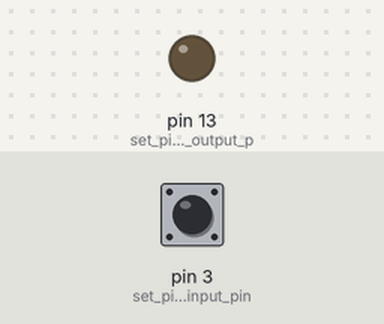
Bench run of a sketch on a simulated Arduino Uno, built with avr-gcc and run on an emulated ATmega328P. Parts: output pins drawn as LEDs (lit = HIGH). The inputs (shaded band) are chosen by the test bench; at power-on: pin 3 (set_pin_3_as_an_input_pin) LOW.

Above: at 1.2 s.
1.3 s: pin 3 (set_pin_3_as_an_input_pin) pulled HIGH for 0.15 s
At 1.37 s:
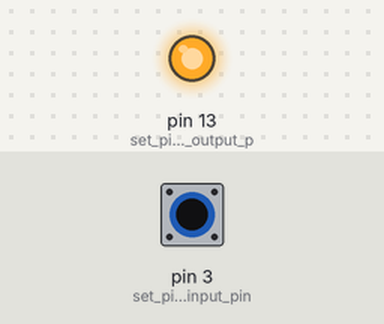
2.9 s: pin 3 (set_pin_3_as_an_input_pin) pulled HIGH for 3.2 s
At 6.6 s:
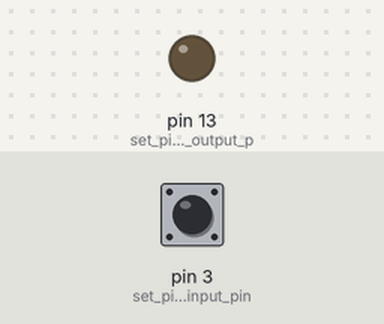
Timing chart, 0 to 8.1 s (numbered marks = the images above; inputs shaded):
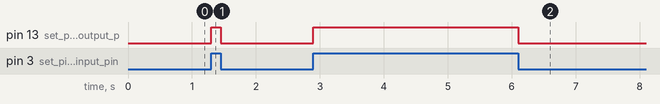

Measured:
- after the input at 1.3 s, pin 13 (set_pin_13_as_an_output_p): LOW → HIGH at once, → LOW 0.15 s later
- after the input at 2.9 s, pin 13 (set_pin_13_as_an_output_p): LOW → HIGH at once, → LOW 3.2 s later

The sketch:

6._LED_with_Push_button.ino
```cpp
int buttonState;
void setup()
{
 pinMode(13, OUTPUT); // set pin 13 as an output pin
 pinMode(3, INPUT); // set pin 3 as an input pin
}
void loop()
{
 //read the state of digital pin 3 and save it to the variable buttonState
 buttonState=digitalRead(3);
 if (buttonState == HIGH) // check whether buttonState is high
 {
 digitalWrite(13, HIGH); // if state is high make the LED glow
 }
 else
 {
 digitalWrite(13, LOW); // if state is low make the LED off
 }
 }
```
